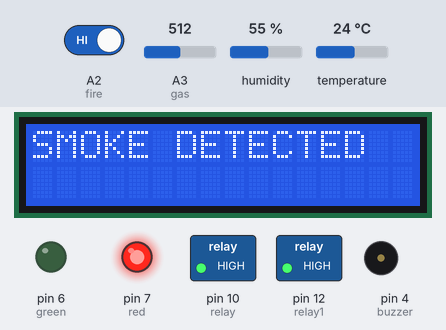
A sketch run on a simulated Arduino Uno, built with avr-gcc and run on an emulated ATmega328P. Parts: 16×2 character LCD, switched loads named in the sketch (green lamp = pin HIGH), output pins drawn as LEDs (lit = HIGH), buzzer (waves = sounding, pin HIGH). The inputs (shaded band) are chosen by the test bench; at power-on: A3 (gas) = 512, A2 (fire) HIGH, temperature 24 °C, humidity 55 %. What the sketch prints to the serial monitor is not drawn.

Above: at 2.2 s.
3.3 s: A3 (gas) set to 188
9.9 s: A3 (gas) set to 164
At 10.7 s:
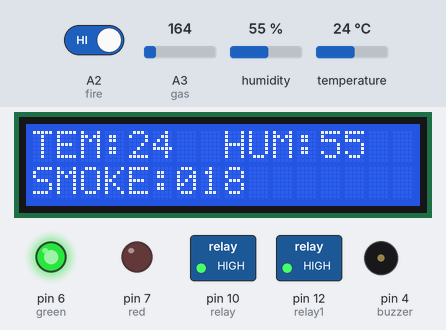
12.0 s: A2 (fire) driven LOW
At 12.6 s:
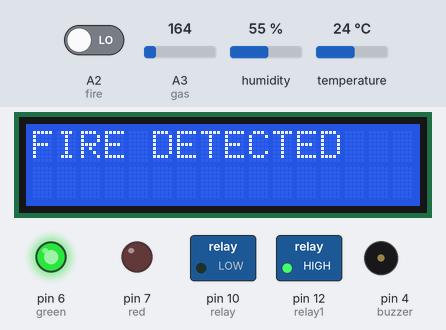
16.1 s: temperature set to 38 °C
19.0 s: temperature set to 41 °C
At 21.3 s:
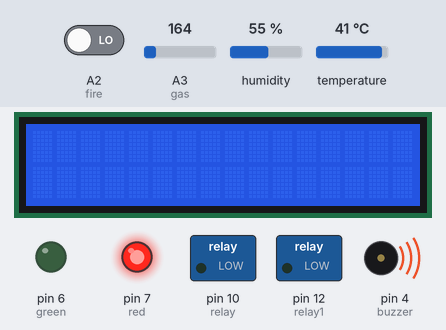
24.5 s: A3 (gas) set to 306
At 25.3 s:
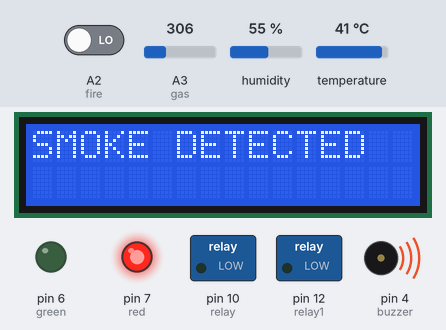
Timing chart, 0 to 27.5 s (numbered marks = the images above; inputs shaded):
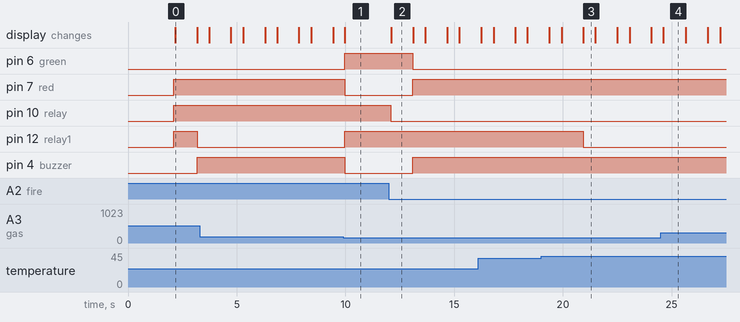

Measured:
- the behaviour switches between 180 and 179 on A3 (gas) (found by bisection; images 0 and 1)
- the behaviour switches between 39 and 40 °C on temperature (found by bisection; images 2 and 3)
- after the input at 9.9 s, pin 6 (green), pin 12 (relay1): LOW → HIGH after 0.06 s; pin 7 (red), pin 4 (buzzer): HIGH → LOW after 0.06 s; the display: changes after 0.06 s (image 1)
- after the input at 12.0 s, pin 6 (green): HIGH → LOW after 1.1 s; pin 7 (red), pin 4 (buzzer): LOW → HIGH after 1.1 s; pin 10 (relay): HIGH → LOW after 0.08 s; the display: changes after 0.10 s (image 2)
- after the input at 19.0 s, pin 12 (relay1): HIGH → LOW after 1.9 s
- after the input at 24.5 s, the display: changes after 0.12 s (image 4)
- what the display in image 0 shows lasts 1.0 s, from 2.2 s to 3.2 s

The sketch:

Arduino_uno.ino
```cpp
#include <Wire.h>
#include <LCD_I2C.h>
LCD_I2C lcd(0x3F);
#include "DHT.h"
#define DHTPIN A0
#define DHTTYPE DHT11
DHT dht(DHTPIN, DHTTYPE);
#define gas A3
#define relay 10
#define relay1 12
#define buzzer 4
#define fire A2
#define red 7
#define green 6
int t,h,gasv,firev;
void setup() {
  // put your setup code here, to run once:
Serial.begin(9600);
 Wire.begin(); // gpio 2 and gpio 0 which are D4, and D3
  lcd.begin();                 //Init the LCD
  lcd.backlight();            //Activate backlight
  lcd.home();
   lcd.setCursor(0,0);lcd.print("   INDUSTRIAL");
   lcd.setCursor(0,1);lcd.print("MOINTORING IOT");
  delay(2000);
  lcd.clear();
   dht.begin();
   pinMode(gas,INPUT);
   pinMode(fire,INPUT);
    pinMode(relay,OUTPUT);
  digitalWrite(relay,HIGH);
  pinMode(relay1,OUTPUT);
 digitalWrite(relay1,HIGH);
  pinMode(red,OUTPUT);
  digitalWrite(red,HIGH);
  pinMode(green,OUTPUT);
 digitalWrite(red,HIGH);
 pinMode(buzzer,OUTPUT);
 digitalWrite(buzzer,LOW);
}

void loop() {
  // put your main code here, to run repeatedly:
t = dht.readTemperature();
    lcd.setCursor(0,0);lcd.print("TEM:");
    if(t < 9){lcd.print("0");lcd.print(t);}
    else if(t < 99){lcd.print(t);}

  //to read humidity.....................................................

    h = dht.readHumidity();
    lcd.setCursor(8,0);lcd.print("HUM:");
    if(h < 9){lcd.print("0");lcd.print(h);}
    else if(h < 99){lcd.print(h);}

    gasv=analogRead(gas);
    gasv=map(gasv,0,900,0,100);
    lcd.setCursor(0,1);lcd.print("SMOKE:");
    if(gasv<0){gasv=0; }
    if(gasv <= 9){lcd.print("00");lcd.print(gasv);}
    else if(gasv <= 99){lcd.print("0");lcd.print(gasv); }
    else if(gasv <= 999){lcd.print(gasv);}
if(gasv>=20)
{
 lcd.clear();
   lcd.setCursor(0,0);
   lcd.print("SMOKE DETECTED ");
    lcd.setCursor(0,1);
   lcd.print("           ");
   delay(1000);
    lcd.clear();
}

     if(digitalRead(fire)==LOW)
  {
    firev=1;
     digitalWrite(relay,LOW);
   lcd.clear();
   lcd.setCursor(0,0);
   lcd.print("FIRE DETECTED ");
    lcd.setCursor(0,1);
   lcd.print("           ");
   delay(1000);
    lcd.clear();
  }
  else
  {
     digitalWrite(relay,HIGH);
    firev=0;
  }
  if(gasv>=20||firev==1)
  {
    digitalWrite(buzzer,HIGH);
  }
  else
  {
     digitalWrite(buzzer,LOW);
  }
  if(gasv>=20||t>=40)
{
  digitalWrite(relay1,LOW);
}
 else
 {
  digitalWrite(relay1,HIGH);
 }
  if(gasv>=20||firev==1||t>=40)
  {
     digitalWrite(red,HIGH);
      digitalWrite(green,LOW);

  }
  else
  {
   digitalWrite(red,LOW);
      digitalWrite(green,HIGH);
  }
  sendata();
  delay(500);
}
void sendata()
{
  Serial.print('*');

  //temperature value
  if(t <= 9){Serial.print("00");Serial.print(t);}
  else if(t <= 99){Serial.print("0");Serial.print(t);}
  else if(t <= 999){Serial.print(t);}

  //humidity value
  if(h <= 9){Serial.print("00");Serial.print(h);}
  else if(h <= 99){Serial.print("0");Serial.print(h);}
  else if(h <= 999){Serial.print(h);}

  if(gasv <= 9){Serial.print("00");Serial.print(gasv);}
      else if(gasv <= 99){Serial.print("0");Serial.print(gasv);}
      else if(gasv <= 999){Serial.print(gasv);}

       if(firev<= 9){Serial.print("00");Serial.print(firev);}
    else if(firev <= 99){Serial.print("0");Serial.print(firev);}
    else if(firev <= 999){Serial.print(firev);}
}
```
